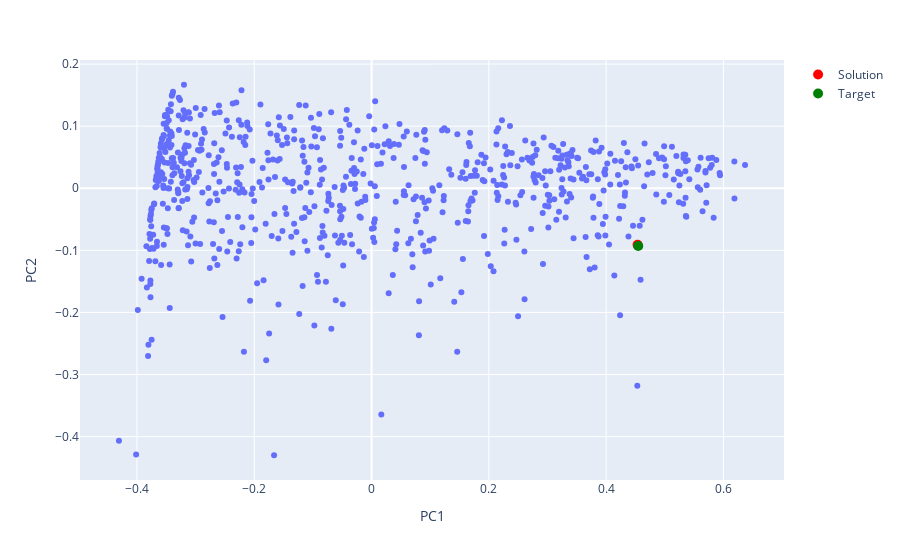

Source (notebook cell):
### Code cell
# Plotting the PCA of the features

fig = px.scatter(x=uts_pca[:, 0], y=uts_pca[:, 1], hover_data=[mts_pca_df['index']])
fig.add_trace(go.Scatter(x=solution_features_pca[:, 0], y=solution_features_pca[:, 1], mode='markers', marker=dict(size=10, color='red'), name="Solution"))
fig.add_trace(go.Scatter(x=[uts_pca[target_ts_index][0]], y=[uts_pca[target_ts_index][1]], mode='markers', marker=dict(size=10, color='green'), name="Target"))
fig.update_layout(
    xaxis_title="PC1",  # Custom X-axis label
    yaxis_title="PC2",  # Custom Y-axis label
    showlegend=True
)
fig.show()

### Figure 1 — Plotly figure (JSON) as saved in the notebook; plotly's stock layout.template omitted (floating-point values rounded to 4 significant figures; data arrays with more than 128 entries replaced by an {"elided": "..."} marker saying what was removed)
{"data": [{"customdata": {"elided": "724x1 int values"}, "hovertemplate": "x=%{x}<br>y=%{y}<br>hover_data_0=%{customdata[0]}<extra></extra>", "legendgroup": "", "marker": {"color": "#636efa", "symbol": "circle"}, "mode": "markers", "name": "", "orientation": "v", "showlegend": false, "type": "scatter", "x": {"elided": "724 float values"}, "xaxis": "x", "y": {"elided": "724 float values"}, "yaxis": "y"}, {"marker": {"color": "red", "size": 10}, "mode": "markers", "name": "Solution", "type": "scatter", "x": [0.4536], "y": [-0.09096]}, {"marker": {"color": "green", "size": 10}, "mode": "markers", "name": "Target", "type": "scatter", "x": [0.4547], "y": [-0.09304]}], "layout": {"legend": {"tracegroupgap": 0}, "margin": {"t": 60}, "showlegend": true, "xaxis": {"anchor": "y", "domain": [0, 1], "title": {"text": "PC1"}}, "yaxis": {"anchor": "x", "domain": [0, 1], "title": {"text": "PC2"}}}}
